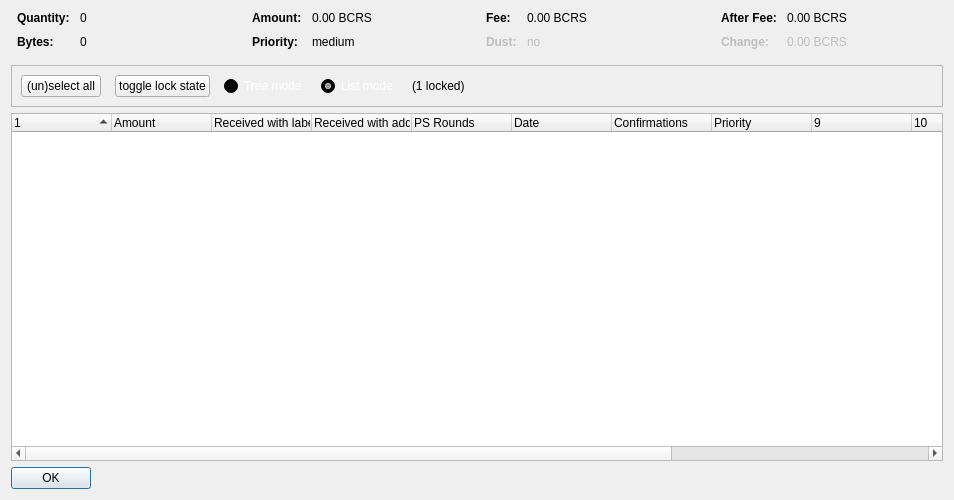
<?xml version="1.0" encoding="UTF-8"?>
<ui version="4.0">
 <class>CoinControlDialog</class>
 <widget class="QDialog" name="CoinControlDialog">
  <property name="geometry">
   <rect>
    <x>0</x>
    <y>0</y>
    <width>954</width>
    <height>500</height>
   </rect>
  </property>
  <property name="windowTitle">
   <string>Coin Selection</string>
  </property>
  <layout class="QVBoxLayout" name="verticalLayout">
   <item>
    <layout class="QHBoxLayout" name="horizontalLayoutTop" stretch="0,0,0,0">
     <property name="topMargin">
      <number>0</number>
     </property>
     <property name="bottomMargin">
      <number>10</number>
     </property>
     <item>
      <layout class="QFormLayout" name="formLayoutCoinControl1">
       <property name="horizontalSpacing">
        <number>10</number>
       </property>
       <property name="verticalSpacing">
        <number>10</number>
       </property>
       <property name="leftMargin">
        <number>6</number>
       </property>
       <property name="rightMargin">
        <number>6</number>
       </property>
       <item row="0" column="0">
        <widget class="QLabel" name="labelCoinControlQuantityText">
         <property name="font">
          <font>
           <weight>75</weight>
           <bold>true</bold>
          </font>
         </property>
         <property name="text">
          <string>Quantity:</string>
         </property>
        </widget>
       </item>
       <item row="0" column="1">
        <widget class="QLabel" name="labelCoinControlQuantity">
         <property name="cursor">
          <cursorShape>IBeamCursor</cursorShape>
         </property>
         <property name="contextMenuPolicy">
          <enum>Qt::ActionsContextMenu</enum>
         </property>
         <property name="text">
          <string notr="true">0</string>
         </property>
         <property name="textInteractionFlags">
          <set>Qt::LinksAccessibleByMouse|Qt::TextSelectableByKeyboard|Qt::TextSelectableByMouse</set>
         </property>
        </widget>
       </item>
       <item row="1" column="0">
        <widget class="QLabel" name="labelCoinControlBytesText">
         <property name="font">
          <font>
           <weight>75</weight>
           <bold>true</bold>
          </font>
         </property>
         <property name="text">
          <string>Bytes:</string>
         </property>
        </widget>
       </item>
       <item row="1" column="1">
        <widget class="QLabel" name="labelCoinControlBytes">
         <property name="cursor">
          <cursorShape>IBeamCursor</cursorShape>
         </property>
         <property name="contextMenuPolicy">
          <enum>Qt::ActionsContextMenu</enum>
         </property>
         <property name="text">
          <string notr="true">0</string>
         </property>
         <property name="textInteractionFlags">
          <set>Qt::LinksAccessibleByMouse|Qt::TextSelectableByKeyboard|Qt::TextSelectableByMouse</set>
         </property>
        </widget>
       </item>
      </layout>
     </item>
     <item>
      <layout class="QFormLayout" name="formLayoutCoinControl2">
       <property name="horizontalSpacing">
        <number>10</number>
       </property>
       <property name="verticalSpacing">
        <number>10</number>
       </property>
       <property name="leftMargin">
        <number>6</number>
       </property>
       <property name="rightMargin">
        <number>6</number>
       </property>
       <item row="0" column="0">
        <widget class="QLabel" name="labelCoinControlAmountText">
         <property name="font">
          <font>
           <weight>75</weight>
           <bold>true</bold>
          </font>
         </property>
         <property name="text">
          <string>Amount:</string>
         </property>
        </widget>
       </item>
       <item row="0" column="1">
        <widget class="QLabel" name="labelCoinControlAmount">
         <property name="cursor">
          <cursorShape>IBeamCursor</cursorShape>
         </property>
         <property name="contextMenuPolicy">
          <enum>Qt::ActionsContextMenu</enum>
         </property>
         <property name="text">
          <string notr="true">0.00 BCRS</string>
         </property>
         <property name="textInteractionFlags">
          <set>Qt::LinksAccessibleByMouse|Qt::TextSelectableByKeyboard|Qt::TextSelectableByMouse</set>
         </property>
        </widget>
       </item>
       <item row="1" column="0">
        <widget class="QLabel" name="labelCoinControlPriorityText">
         <property name="font">
          <font>
           <weight>75</weight>
           <bold>true</bold>
          </font>
         </property>
         <property name="text">
          <string>Priority:</string>
         </property>
        </widget>
       </item>
       <item row="1" column="1">
        <widget class="QLabel" name="labelCoinControlPriority">
         <property name="cursor">
          <cursorShape>IBeamCursor</cursorShape>
         </property>
         <property name="contextMenuPolicy">
          <enum>Qt::ActionsContextMenu</enum>
         </property>
         <property name="text">
          <string>medium</string>
         </property>
         <property name="textInteractionFlags">
          <set>Qt::LinksAccessibleByMouse|Qt::TextSelectableByKeyboard|Qt::TextSelectableByMouse</set>
         </property>
        </widget>
       </item>
      </layout>
     </item>
     <item>
      <layout class="QFormLayout" name="formLayoutCoinControl3">
       <property name="horizontalSpacing">
        <number>10</number>
       </property>
       <property name="verticalSpacing">
        <number>10</number>
       </property>
       <property name="leftMargin">
        <number>6</number>
       </property>
       <property name="rightMargin">
        <number>6</number>
       </property>
       <item row="0" column="0">
        <widget class="QLabel" name="labelCoinControlFeeText">
         <property name="font">
          <font>
           <weight>75</weight>
           <bold>true</bold>
          </font>
         </property>
         <property name="text">
          <string>Fee:</string>
         </property>
        </widget>
       </item>
       <item row="0" column="1">
        <widget class="QLabel" name="labelCoinControlFee">
         <property name="cursor">
          <cursorShape>IBeamCursor</cursorShape>
         </property>
         <property name="contextMenuPolicy">
          <enum>Qt::ActionsContextMenu</enum>
         </property>
         <property name="text">
          <string notr="true">0.00 BCRS</string>
         </property>
         <property name="textInteractionFlags">
          <set>Qt::LinksAccessibleByMouse|Qt::TextSelectableByKeyboard|Qt::TextSelectableByMouse</set>
         </property>
        </widget>
       </item>
       <item row="1" column="0">
        <widget class="QLabel" name="labelCoinControlLowOutputText">
         <property name="enabled">
          <bool>false</bool>
         </property>
         <property name="font">
          <font>
           <weight>75</weight>
           <bold>true</bold>
          </font>
         </property>
         <property name="text">
          <string>Dust:</string>
         </property>
        </widget>
       </item>
       <item row="1" column="1">
        <widget class="QLabel" name="labelCoinControlLowOutput">
         <property name="enabled">
          <bool>false</bool>
         </property>
         <property name="cursor">
          <cursorShape>IBeamCursor</cursorShape>
         </property>
         <property name="contextMenuPolicy">
          <enum>Qt::ActionsContextMenu</enum>
         </property>
         <property name="text">
          <string>no</string>
         </property>
         <property name="textInteractionFlags">
          <set>Qt::LinksAccessibleByMouse|Qt::TextSelectableByKeyboard|Qt::TextSelectableByMouse</set>
         </property>
        </widget>
       </item>
      </layout>
     </item>
     <item>
      <layout class="QFormLayout" name="formLayoutCoinControl4">
       <property name="horizontalSpacing">
        <number>10</number>
       </property>
       <property name="verticalSpacing">
        <number>10</number>
       </property>
       <property name="leftMargin">
        <number>6</number>
       </property>
       <property name="rightMargin">
        <number>6</number>
       </property>
       <item row="0" column="0">
        <widget class="QLabel" name="labelCoinControlAfterFeeText">
         <property name="font">
          <font>
           <weight>75</weight>
           <bold>true</bold>
          </font>
         </property>
         <property name="text">
          <string>After Fee:</string>
         </property>
        </widget>
       </item>
       <item row="0" column="1">
        <widget class="QLabel" name="labelCoinControlAfterFee">
         <property name="cursor">
          <cursorShape>IBeamCursor</cursorShape>
         </property>
         <property name="contextMenuPolicy">
          <enum>Qt::ActionsContextMenu</enum>
         </property>
         <property name="text">
          <string notr="true">0.00 BCRS</string>
         </property>
         <property name="textInteractionFlags">
          <set>Qt::LinksAccessibleByMouse|Qt::TextSelectableByKeyboard|Qt::TextSelectableByMouse</set>
         </property>
        </widget>
       </item>
       <item row="1" column="0">
        <widget class="QLabel" name="labelCoinControlChangeText">
         <property name="enabled">
          <bool>false</bool>
         </property>
         <property name="font">
          <font>
           <weight>75</weight>
           <bold>true</bold>
          </font>
         </property>
         <property name="text">
          <string>Change:</string>
         </property>
        </widget>
       </item>
       <item row="1" column="1">
        <widget class="QLabel" name="labelCoinControlChange">
         <property name="enabled">
          <bool>false</bool>
         </property>
         <property name="cursor">
          <cursorShape>IBeamCursor</cursorShape>
         </property>
         <property name="contextMenuPolicy">
          <enum>Qt::ActionsContextMenu</enum>
         </property>
         <property name="text">
          <string notr="true">0.00 BCRS</string>
         </property>
         <property name="textInteractionFlags">
          <set>Qt::LinksAccessibleByMouse|Qt::TextSelectableByKeyboard|Qt::TextSelectableByMouse</set>
         </property>
        </widget>
       </item>
      </layout>
     </item>
    </layout>
   </item>
   <item>
    <widget class="QFrame" name="frame">
     <property name="minimumSize">
      <size>
       <width>0</width>
       <height>40</height>
      </size>
     </property>
     <property name="frameShape">
      <enum>QFrame::StyledPanel</enum>
     </property>
     <property name="frameShadow">
      <enum>QFrame::Sunken</enum>
     </property>
     <layout class="QHBoxLayout" name="horizontalLayout">
      <item>
       <layout class="QHBoxLayout" name="horizontalLayoutPanel" stretch="0,0,0,0,0,0">
        <property name="spacing">
         <number>14</number>
        </property>
        <item>
         <widget class="QPushButton" name="pushButtonSelectAll">
          <property name="sizePolicy">
           <sizepolicy hsizetype="Maximum" vsizetype="Fixed">
            <horstretch>0</horstretch>
            <verstretch>0</verstretch>
           </sizepolicy>
          </property>
          <property name="text">
           <string>(un)select all</string>
          </property>
          <property name="autoDefault">
           <bool>false</bool>
          </property>
         </widget>
        </item>
        <item>
         <widget class="QPushButton" name="pushButtonToggleLock">
          <property name="sizePolicy">
           <sizepolicy hsizetype="Maximum" vsizetype="Fixed">
            <horstretch>0</horstretch>
            <verstretch>0</verstretch>
           </sizepolicy>
          </property>
          <property name="text">
           <string>toggle lock state</string>
          </property>
          <property name="autoDefault">
           <bool>false</bool>
          </property>
         </widget>
        </item>
        <item>
         <widget class="QRadioButton" name="radioTreeMode">
          <property name="sizePolicy">
           <sizepolicy hsizetype="Maximum" vsizetype="Fixed">
            <horstretch>0</horstretch>
            <verstretch>0</verstretch>
           </sizepolicy>
          </property>
          <property name="palette">
           <palette>
            <active>
             <colorrole role="WindowText">
              <brush brushstyle="SolidPattern">
               <color alpha="255">
                <red>255</red>
                <green>255</green>
                <blue>255</blue>
               </color>
              </brush>
             </colorrole>
             <colorrole role="Button">
              <brush brushstyle="SolidPattern">
               <color alpha="255">
                <red>0</red>
                <green>0</green>
                <blue>0</blue>
               </color>
              </brush>
             </colorrole>
             <colorrole role="Light">
              <brush brushstyle="SolidPattern">
               <color alpha="255">
                <red>0</red>
                <green>0</green>
                <blue>0</blue>
               </color>
              </brush>
             </colorrole>
             <colorrole role="Midlight">
              <brush brushstyle="SolidPattern">
               <color alpha="255">
                <red>0</red>
                <green>0</green>
                <blue>0</blue>
               </color>
              </brush>
             </colorrole>
             <colorrole role="Dark">
              <brush brushstyle="SolidPattern">
               <color alpha="255">
                <red>0</red>
                <green>0</green>
                <blue>0</blue>
               </color>
              </brush>
             </colorrole>
             <colorrole role="Mid">
              <brush brushstyle="SolidPattern">
               <color alpha="255">
                <red>0</red>
                <green>0</green>
                <blue>0</blue>
               </color>
              </brush>
             </colorrole>
             <colorrole role="Text">
              <brush brushstyle="SolidPattern">
               <color alpha="255">
                <red>255</red>
                <green>255</green>
                <blue>255</blue>
               </color>
              </brush>
             </colorrole>
             <colorrole role="BrightText">
              <brush brushstyle="SolidPattern">
               <color alpha="255">
                <red>255</red>
                <green>255</green>
                <blue>255</blue>
               </color>
              </brush>
             </colorrole>
             <colorrole role="ButtonText">
              <brush brushstyle="SolidPattern">
               <color alpha="255">
                <red>255</red>
                <green>255</green>
                <blue>255</blue>
               </color>
              </brush>
             </colorrole>
             <colorrole role="Base">
              <brush brushstyle="SolidPattern">
               <color alpha="255">
                <red>0</red>
                <green>0</green>
                <blue>0</blue>
               </color>
              </brush>
             </colorrole>
             <colorrole role="Window">
              <brush brushstyle="SolidPattern">
               <color alpha="255">
                <red>0</red>
                <green>0</green>
                <blue>0</blue>
               </color>
              </brush>
             </colorrole>
             <colorrole role="Shadow">
              <brush brushstyle="SolidPattern">
               <color alpha="255">
                <red>0</red>
                <green>0</green>
                <blue>0</blue>
               </color>
              </brush>
             </colorrole>
             <colorrole role="AlternateBase">
              <brush brushstyle="SolidPattern">
               <color alpha="255">
                <red>0</red>
                <green>0</green>
                <blue>0</blue>
               </color>
              </brush>
             </colorrole>
             <colorrole role="ToolTipBase">
              <brush brushstyle="SolidPattern">
               <color alpha="255">
                <red>255</red>
                <green>255</green>
                <blue>220</blue>
               </color>
              </brush>
             </colorrole>
             <colorrole role="ToolTipText">
              <brush brushstyle="SolidPattern">
               <color alpha="255">
                <red>0</red>
                <green>0</green>
                <blue>0</blue>
               </color>
              </brush>
             </colorrole>
            </active>
            <inactive>
             <colorrole role="WindowText">
              <brush brushstyle="SolidPattern">
               <color alpha="255">
                <red>255</red>
                <green>255</green>
                <blue>255</blue>
               </color>
              </brush>
             </colorrole>
             <colorrole role="Button">
              <brush brushstyle="SolidPattern">
               <color alpha="255">
                <red>0</red>
                <green>0</green>
                <blue>0</blue>
               </color>
              </brush>
             </colorrole>
             <colorrole role="Light">
              <brush brushstyle="SolidPattern">
               <color alpha="255">
                <red>0</red>
                <green>0</green>
                <blue>0</blue>
               </color>
              </brush>
             </colorrole>
             <colorrole role="Midlight">
              <brush brushstyle="SolidPattern">
               <color alpha="255">
                <red>0</red>
                <green>0</green>
                <blue>0</blue>
               </color>
              </brush>
             </colorrole>
             <colorrole role="Dark">
              <brush brushstyle="SolidPattern">
               <color alpha="255">
                <red>0</red>
                <green>0</green>
                <blue>0</blue>
               </color>
              </brush>
             </colorrole>
             <colorrole role="Mid">
              <brush brushstyle="SolidPattern">
               <color alpha="255">
                <red>0</red>
                <green>0</green>
                <blue>0</blue>
               </color>
              </brush>
             </colorrole>
             <colorrole role="Text">
              <brush brushstyle="SolidPattern">
               <color alpha="255">
                <red>255</red>
                <green>255</green>
                <blue>255</blue>
               </color>
              </brush>
             </colorrole>
             <colorrole role="BrightText">
              <brush brushstyle="SolidPattern">
               <color alpha="255">
                <red>255</red>
                <green>255</green>
                <blue>255</blue>
               </color>
              </brush>
             </colorrole>
             <colorrole role="ButtonText">
              <brush brushstyle="SolidPattern">
               <color alpha="255">
                <red>255</red>
                <green>255</green>
                <blue>255</blue>
               </color>
              </brush>
             </colorrole>
             <colorrole role="Base">
              <brush brushstyle="SolidPattern">
               <color alpha="255">
                <red>0</red>
                <green>0</green>
                <blue>0</blue>
               </color>
              </brush>
             </colorrole>
             <colorrole role="Window">
              <brush brushstyle="SolidPattern">
               <color alpha="255">
                <red>0</red>
                <green>0</green>
                <blue>0</blue>
               </color>
              </brush>
             </colorrole>
             <colorrole role="Shadow">
              <brush brushstyle="SolidPattern">
               <color alpha="255">
                <red>0</red>
                <green>0</green>
                <blue>0</blue>
               </color>
              </brush>
             </colorrole>
             <colorrole role="AlternateBase">
              <brush brushstyle="SolidPattern">
               <color alpha="255">
                <red>0</red>
                <green>0</green>
                <blue>0</blue>
               </color>
              </brush>
             </colorrole>
             <colorrole role="ToolTipBase">
              <brush brushstyle="SolidPattern">
               <color alpha="255">
                <red>255</red>
                <green>255</green>
                <blue>220</blue>
               </color>
              </brush>
             </colorrole>
             <colorrole role="ToolTipText">
              <brush brushstyle="SolidPattern">
               <color alpha="255">
                <red>0</red>
                <green>0</green>
                <blue>0</blue>
               </color>
              </brush>
             </colorrole>
            </inactive>
            <disabled>
             <colorrole role="WindowText">
              <brush brushstyle="SolidPattern">
               <color alpha="255">
                <red>0</red>
                <green>0</green>
                <blue>0</blue>
               </color>
              </brush>
             </colorrole>
             <colorrole role="Button">
              <brush brushstyle="SolidPattern">
               <color alpha="255">
                <red>0</red>
                <green>0</green>
                <blue>0</blue>
               </color>
              </brush>
             </colorrole>
             <colorrole role="Light">
              <brush brushstyle="SolidPattern">
               <color alpha="255">
                <red>0</red>
                <green>0</green>
                <blue>0</blue>
               </color>
              </brush>
             </colorrole>
             <colorrole role="Midlight">
              <brush brushstyle="SolidPattern">
               <color alpha="255">
                <red>0</red>
                <green>0</green>
                <blue>0</blue>
               </color>
              </brush>
             </colorrole>
             <colorrole role="Dark">
              <brush brushstyle="SolidPattern">
               <color alpha="255">
                <red>0</red>
                <green>0</green>
                <blue>0</blue>
               </color>
              </brush>
             </colorrole>
             <colorrole role="Mid">
              <brush brushstyle="SolidPattern">
               <color alpha="255">
                <red>0</red>
                <green>0</green>
                <blue>0</blue>
               </color>
              </brush>
             </colorrole>
             <colorrole role="Text">
              <brush brushstyle="SolidPattern">
               <color alpha="255">
                <red>0</red>
                <green>0</green>
                <blue>0</blue>
               </color>
              </brush>
             </colorrole>
             <colorrole role="BrightText">
              <brush brushstyle="SolidPattern">
               <color alpha="255">
                <red>255</red>
                <green>255</green>
                <blue>255</blue>
               </color>
              </brush>
             </colorrole>
             <colorrole role="ButtonText">
              <brush brushstyle="SolidPattern">
               <color alpha="255">
                <red>0</red>
                <green>0</green>
                <blue>0</blue>
               </color>
              </brush>
             </colorrole>
             <colorrole role="Base">
              <brush brushstyle="SolidPattern">
               <color alpha="255">
                <red>0</red>
                <green>0</green>
                <blue>0</blue>
               </color>
              </brush>
             </colorrole>
             <colorrole role="Window">
              <brush brushstyle="SolidPattern">
               <color alpha="255">
                <red>0</red>
                <green>0</green>
                <blue>0</blue>
               </color>
              </brush>
             </colorrole>
             <colorrole role="Shadow">
              <brush brushstyle="SolidPattern">
               <color alpha="255">
                <red>0</red>
                <green>0</green>
                <blue>0</blue>
               </color>
              </brush>
             </colorrole>
             <colorrole role="AlternateBase">
              <brush brushstyle="SolidPattern">
               <color alpha="255">
                <red>0</red>
                <green>0</green>
                <blue>0</blue>
               </color>
              </brush>
             </colorrole>
             <colorrole role="ToolTipBase">
              <brush brushstyle="SolidPattern">
               <color alpha="255">
                <red>255</red>
                <green>255</green>
                <blue>220</blue>
               </color>
              </brush>
             </colorrole>
             <colorrole role="ToolTipText">
              <brush brushstyle="SolidPattern">
               <color alpha="255">
                <red>0</red>
                <green>0</green>
                <blue>0</blue>
               </color>
              </brush>
             </colorrole>
            </disabled>
           </palette>
          </property>
          <property name="text">
           <string>Tree mode</string>
          </property>
         </widget>
        </item>
        <item>
         <widget class="QRadioButton" name="radioListMode">
          <property name="sizePolicy">
           <sizepolicy hsizetype="Maximum" vsizetype="Fixed">
            <horstretch>0</horstretch>
            <verstretch>0</verstretch>
           </sizepolicy>
          </property>
          <property name="palette">
           <palette>
            <active>
             <colorrole role="WindowText">
              <brush brushstyle="SolidPattern">
               <color alpha="255">
                <red>255</red>
                <green>255</green>
                <blue>255</blue>
               </color>
              </brush>
             </colorrole>
             <colorrole role="Button">
              <brush brushstyle="SolidPattern">
               <color alpha="255">
                <red>0</red>
                <green>0</green>
                <blue>0</blue>
               </color>
              </brush>
             </colorrole>
             <colorrole role="Light">
              <brush brushstyle="SolidPattern">
               <color alpha="255">
                <red>0</red>
                <green>0</green>
                <blue>0</blue>
               </color>
              </brush>
             </colorrole>
             <colorrole role="Midlight">
              <brush brushstyle="SolidPattern">
               <color alpha="255">
                <red>0</red>
                <green>0</green>
                <blue>0</blue>
               </color>
              </brush>
             </colorrole>
             <colorrole role="Dark">
              <brush brushstyle="SolidPattern">
               <color alpha="255">
                <red>0</red>
                <green>0</green>
                <blue>0</blue>
               </color>
              </brush>
             </colorrole>
             <colorrole role="Mid">
              <brush brushstyle="SolidPattern">
               <color alpha="255">
                <red>0</red>
                <green>0</green>
                <blue>0</blue>
               </color>
              </brush>
             </colorrole>
             <colorrole role="Text">
              <brush brushstyle="SolidPattern">
               <color alpha="255">
                <red>255</red>
                <green>255</green>
                <blue>255</blue>
               </color>
              </brush>
             </colorrole>
             <colorrole role="BrightText">
              <brush brushstyle="SolidPattern">
               <color alpha="255">
                <red>255</red>
                <green>255</green>
                <blue>255</blue>
               </color>
              </brush>
             </colorrole>
             <colorrole role="ButtonText">
              <brush brushstyle="SolidPattern">
               <color alpha="255">
                <red>255</red>
                <green>255</green>
                <blue>255</blue>
               </color>
              </brush>
             </colorrole>
             <colorrole role="Base">
              <brush brushstyle="SolidPattern">
               <color alpha="255">
                <red>0</red>
                <green>0</green>
                <blue>0</blue>
               </color>
              </brush>
             </colorrole>
             <colorrole role="Window">
              <brush brushstyle="SolidPattern">
               <color alpha="255">
                <red>0</red>
                <green>0</green>
                <blue>0</blue>
               </color>
              </brush>
             </colorrole>
             <colorrole role="Shadow">
              <brush brushstyle="SolidPattern">
               <color alpha="255">
                <red>0</red>
                <green>0</green>
                <blue>0</blue>
               </color>
              </brush>
             </colorrole>
             <colorrole role="AlternateBase">
              <brush brushstyle="SolidPattern">
               <color alpha="255">
                <red>0</red>
                <green>0</green>
                <blue>0</blue>
               </color>
              </brush>
             </colorrole>
             <colorrole role="ToolTipBase">
              <brush brushstyle="SolidPattern">
               <color alpha="255">
                <red>255</red>
                <green>255</green>
                <blue>220</blue>
               </color>
              </brush>
             </colorrole>
             <colorrole role="ToolTipText">
              <brush brushstyle="SolidPattern">
               <color alpha="255">
                <red>0</red>
                <green>0</green>
                <blue>0</blue>
               </color>
              </brush>
             </colorrole>
            </active>
            <inactive>
             <colorrole role="WindowText">
              <brush brushstyle="SolidPattern">
               <color alpha="255">
                <red>255</red>
                <green>255</green>
                <blue>255</blue>
               </color>
              </brush>
             </colorrole>
             <colorrole role="Button">
              <brush brushstyle="SolidPattern">
               <color alpha="255">
                <red>0</red>
                <green>0</green>
                <blue>0</blue>
               </color>
              </brush>
             </colorrole>
             <colorrole role="Light">
              <brush brushstyle="SolidPattern">
               <color alpha="255">
                <red>0</red>
                <green>0</green>
                <blue>0</blue>
               </color>
              </brush>
             </colorrole>
             <colorrole role="Midlight">
              <brush brushstyle="SolidPattern">
               <color alpha="255">
                <red>0</red>
                <green>0</green>
                <blue>0</blue>
               </color>
              </brush>
             </colorrole>
             <colorrole role="Dark">
              <brush brushstyle="SolidPattern">
               <color alpha="255">
                <red>0</red>
                <green>0</green>
                <blue>0</blue>
               </color>
              </brush>
             </colorrole>
             <colorrole role="Mid">
              <brush brushstyle="SolidPattern">
               <color alpha="255">
                <red>0</red>
                <green>0</green>
                <blue>0</blue>
               </color>
              </brush>
             </colorrole>
             <colorrole role="Text">
              <brush brushstyle="SolidPattern">
               <color alpha="255">
                <red>255</red>
                <green>255</green>
                <blue>255</blue>
               </color>
              </brush>
             </colorrole>
             <colorrole role="BrightText">
              <brush brushstyle="SolidPattern">
               <color alpha="255">
                <red>255</red>
                <green>255</green>
                <blue>255</blue>
               </color>
              </brush>
             </colorrole>
             <colorrole role="ButtonText">
              <brush brushstyle="SolidPattern">
               <color alpha="255">
                <red>255</red>
                <green>255</green>
                <blue>255</blue>
               </color>
              </brush>
             </colorrole>
             <colorrole role="Base">
              <brush brushstyle="SolidPattern">
               <color alpha="255">
                <red>0</red>
                <green>0</green>
                <blue>0</blue>
               </color>
              </brush>
             </colorrole>
             <colorrole role="Window">
              <brush brushstyle="SolidPattern">
               <color alpha="255">
                <red>0</red>
                <green>0</green>
                <blue>0</blue>
               </color>
              </brush>
             </colorrole>
             <colorrole role="Shadow">
              <brush brushstyle="SolidPattern">
               <color alpha="255">
                <red>0</red>
                <green>0</green>
                <blue>0</blue>
               </color>
              </brush>
             </colorrole>
             <colorrole role="AlternateBase">
              <brush brushstyle="SolidPattern">
               <color alpha="255">
                <red>0</red>
                <green>0</green>
                <blue>0</blue>
               </color>
              </brush>
             </colorrole>
             <colorrole role="ToolTipBase">
              <brush brushstyle="SolidPattern">
               <color alpha="255">
                <red>255</red>
                <green>255</green>
                <blue>220</blue>
               </color>
              </brush>
             </colorrole>
             <colorrole role="ToolTipText">
              <brush brushstyle="SolidPattern">
               <color alpha="255">
                <red>0</red>
                <green>0</green>
                <blue>0</blue>
               </color>
              </brush>
             </colorrole>
            </inactive>
            <disabled>
             <colorrole role="WindowText">
              <brush brushstyle="SolidPattern">
               <color alpha="255">
                <red>0</red>
                <green>0</green>
                <blue>0</blue>
               </color>
              </brush>
             </colorrole>
             <colorrole role="Button">
              <brush brushstyle="SolidPattern">
               <color alpha="255">
                <red>0</red>
                <green>0</green>
                <blue>0</blue>
               </color>
              </brush>
             </colorrole>
             <colorrole role="Light">
              <brush brushstyle="SolidPattern">
               <color alpha="255">
                <red>0</red>
                <green>0</green>
                <blue>0</blue>
               </color>
              </brush>
             </colorrole>
             <colorrole role="Midlight">
              <brush brushstyle="SolidPattern">
               <color alpha="255">
                <red>0</red>
                <green>0</green>
                <blue>0</blue>
               </color>
              </brush>
             </colorrole>
             <colorrole role="Dark">
              <brush brushstyle="SolidPattern">
               <color alpha="255">
                <red>0</red>
                <green>0</green>
                <blue>0</blue>
               </color>
              </brush>
             </colorrole>
             <colorrole role="Mid">
              <brush brushstyle="SolidPattern">
               <color alpha="255">
                <red>0</red>
                <green>0</green>
                <blue>0</blue>
               </color>
              </brush>
             </colorrole>
             <colorrole role="Text">
              <brush brushstyle="SolidPattern">
               <color alpha="255">
                <red>0</red>
                <green>0</green>
                <blue>0</blue>
               </color>
              </brush>
             </colorrole>
             <colorrole role="BrightText">
              <brush brushstyle="SolidPattern">
               <color alpha="255">
                <red>255</red>
                <green>255</green>
                <blue>255</blue>
               </color>
              </brush>
             </colorrole>
             <colorrole role="ButtonText">
              <brush brushstyle="SolidPattern">
               <color alpha="255">
                <red>0</red>
                <green>0</green>
                <blue>0</blue>
               </color>
              </brush>
             </colorrole>
             <colorrole role="Base">
              <brush brushstyle="SolidPattern">
               <color alpha="255">
                <red>0</red>
                <green>0</green>
                <blue>0</blue>
               </color>
              </brush>
             </colorrole>
             <colorrole role="Window">
              <brush brushstyle="SolidPattern">
               <color alpha="255">
                <red>0</red>
                <green>0</green>
                <blue>0</blue>
               </color>
              </brush>
             </colorrole>
             <colorrole role="Shadow">
              <brush brushstyle="SolidPattern">
               <color alpha="255">
                <red>0</red>
                <green>0</green>
                <blue>0</blue>
               </color>
              </brush>
             </colorrole>
             <colorrole role="AlternateBase">
              <brush brushstyle="SolidPattern">
               <color alpha="255">
                <red>0</red>
                <green>0</green>
                <blue>0</blue>
               </color>
              </brush>
             </colorrole>
             <colorrole role="ToolTipBase">
              <brush brushstyle="SolidPattern">
               <color alpha="255">
                <red>255</red>
                <green>255</green>
                <blue>220</blue>
               </color>
              </brush>
             </colorrole>
             <colorrole role="ToolTipText">
              <brush brushstyle="SolidPattern">
               <color alpha="255">
                <red>0</red>
                <green>0</green>
                <blue>0</blue>
               </color>
              </brush>
             </colorrole>
            </disabled>
           </palette>
          </property>
          <property name="text">
           <string>List mode</string>
          </property>
          <property name="checked">
           <bool>true</bool>
          </property>
         </widget>
        </item>
        <item>
         <widget class="QLabel" name="labelLocked">
          <property name="text">
           <string>(1 locked)</string>
          </property>
         </widget>
        </item>
        <item>
         <spacer name="horizontalSpacer">
          <property name="orientation">
           <enum>Qt::Horizontal</enum>
          </property>
          <property name="sizeHint" stdset="0">
           <size>
            <width>40</width>
            <height>20</height>
           </size>
          </property>
         </spacer>
        </item>
       </layout>
      </item>
     </layout>
    </widget>
   </item>
   <item>
    <widget class="CoinControlTreeWidget" name="treeWidget">
     <property name="contextMenuPolicy">
      <enum>Qt::CustomContextMenu</enum>
     </property>
     <property name="sortingEnabled">
      <bool>false</bool>
     </property>
     <property name="columnCount">
      <number>13</number>
     </property>
     <attribute name="headerShowSortIndicator" stdset="0">
      <bool>true</bool>
     </attribute>
     <attribute name="headerStretchLastSection">
      <bool>false</bool>
     </attribute>
     <column>
      <property name="text">
       <string/>
      </property>
     </column>
     <column>
      <property name="text">
       <string>Amount</string>
      </property>
     </column>
     <column>
      <property name="text">
       <string>Received with label</string>
      </property>
     </column>
     <column>
      <property name="text">
       <string>Received with address</string>
      </property>
     </column>
     <column>
      <property name="text">
       <string>PS Rounds</string>
      </property>
     </column>
     <column>
      <property name="text">
       <string>Date</string>
      </property>
     </column>
     <column>
      <property name="text">
       <string>Confirmations</string>
      </property>
      <property name="toolTip">
       <string>Confirmed</string>
      </property>
     </column>
     <column>
      <property name="text">
       <string>Priority</string>
      </property>
     </column>
     <column>
      <property name="text">
       <string/>
      </property>
     </column>
     <column>
      <property name="text">
       <string/>
      </property>
     </column>
     <column>
      <property name="text">
       <string/>
      </property>
     </column>
     <column>
      <property name="text">
       <string/>
      </property>
     </column>
     <column>
      <property name="text">
       <string/>
      </property>
     </column>
    </widget>
   </item>
   <item>
    <widget class="QDialogButtonBox" name="buttonBox">
     <property name="sizePolicy">
      <sizepolicy hsizetype="Maximum" vsizetype="Fixed">
       <horstretch>0</horstretch>
       <verstretch>0</verstretch>
      </sizepolicy>
     </property>
     <property name="orientation">
      <enum>Qt::Horizontal</enum>
     </property>
     <property name="standardButtons">
      <set>QDialogButtonBox::Ok</set>
     </property>
    </widget>
   </item>
  </layout>
 </widget>
 <customwidgets>
  <customwidget>
   <class>CoinControlTreeWidget</class>
   <extends>QTreeWidget</extends>
   <header>coincontroltreewidget.h</header>
  </customwidget>
 </customwidgets>
 <resources/>
 <connections/>
</ui>
